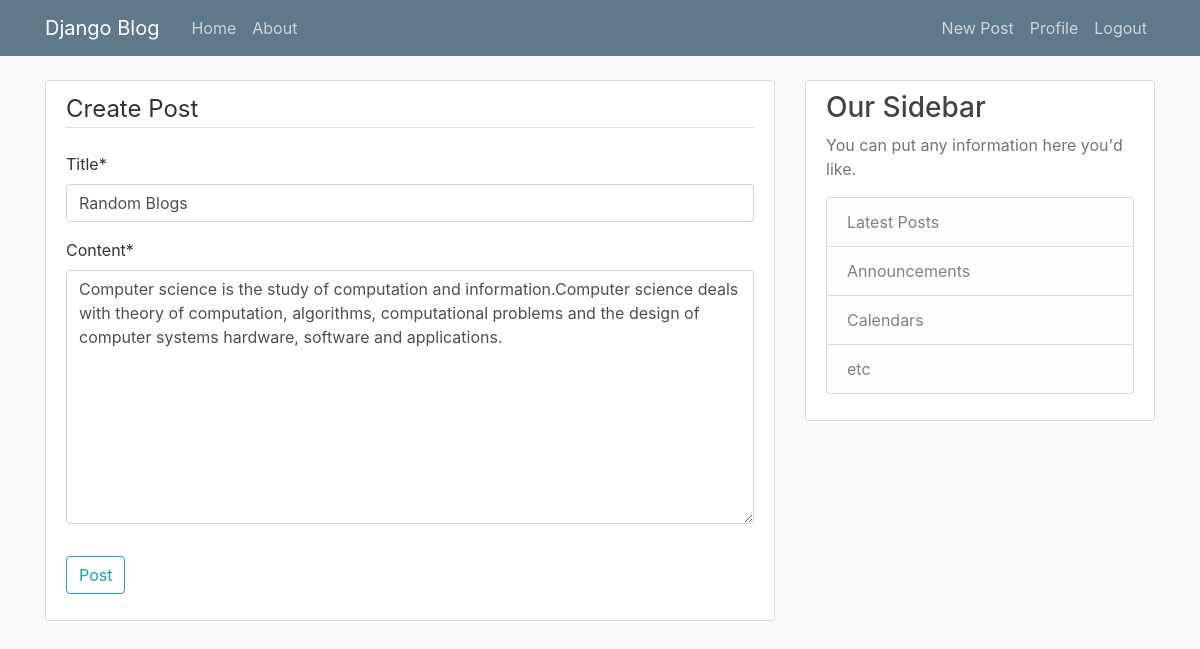
/post/13/update/ (signed in), run on the app's committed database.
### blog/models.py (models this page shows, shortened)
class Post(models.Model):
    title = models.CharField(max_length=100)
    content = models.TextField()
    date_posted = models.DateTimeField(default=timezone.now)
    author = models.ForeignKey(User, on_delete=models.CASCADE)

### blog/views.py (the view, shortened to what this page needs)
# urls.py: path('post/<int:pk>/update/', PostUpdateView.as_view(), name='post-update'),
class PostUpdateView(LoginRequiredMixin, UserPassesTestMixin, UpdateView):
    model = Post
    fields = ['title', 'content']
    def test_func(self):
        post = self.get_object()
        return(self.request.user == post.author)

### blog/templates/blog/post_form.html (shortened to what this page needs)
{% extends "base.html" %}
{% load crispy_forms_tags %}
{% block content %}
    <div class="content-section">
        <form method="POST">
            <fieldset class="form-group">
                <legend class="border-bottom mb-4">Create Post</legend>
                {{ form|crispy  }}
            </fieldset>
            <div class="form-group">
                <button class="btn btn-outline-info" type="submit">Post</button>
            </div>
        </form>
    </div>
{% endblock content %}

### blog/static/style.css (style rules this page uses)
body { background: #fafafa; color: #333333; margin-top: 5rem; }
.content-section { background: #ffffff; padding: 10px 20px; border: 1px solid #dddddd; border-radius: 3px; margin-bottom: 20px; }

### data on the page
Post: title "Random Blogs", content "Computer science is the study of computation and information.Computer science deals with theory of computation, algorithms, computational problems and the design of computer systems hardware, software and applications."
